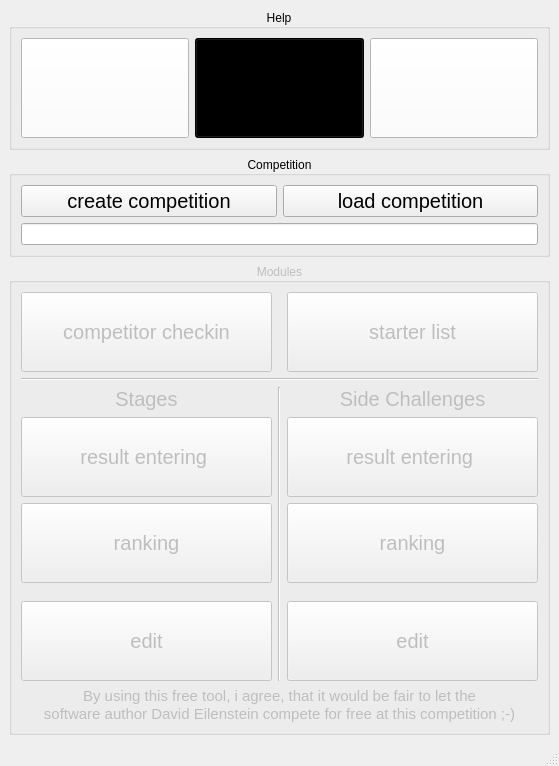
<?xml version="1.0" encoding="UTF-8"?>
<ui version="4.0">
 <class>NCM_MainWindow</class>
 <widget class="QMainWindow" name="NCM_MainWindow">
  <property name="geometry">
   <rect>
    <x>0</x>
    <y>0</y>
    <width>559</width>
    <height>749</height>
   </rect>
  </property>
  <property name="sizePolicy">
   <sizepolicy hsizetype="Preferred" vsizetype="Fixed">
    <horstretch>0</horstretch>
    <verstretch>0</verstretch>
   </sizepolicy>
  </property>
  <property name="windowTitle">
   <string>NCM_MainWindow</string>
  </property>
  <widget class="QWidget" name="centralwidget">
   <layout class="QGridLayout" name="gridLayout">
    <property name="leftMargin">
     <number>9</number>
    </property>
    <property name="topMargin">
     <number>9</number>
    </property>
    <property name="rightMargin">
     <number>9</number>
    </property>
    <property name="bottomMargin">
     <number>9</number>
    </property>
    <property name="spacing">
     <number>6</number>
    </property>
    <item row="3" column="0">
     <widget class="QGroupBox" name="groupBox_Modules">
      <property name="enabled">
       <bool>false</bool>
      </property>
      <property name="sizePolicy">
       <sizepolicy hsizetype="Preferred" vsizetype="Preferred">
        <horstretch>0</horstretch>
        <verstretch>3</verstretch>
       </sizepolicy>
      </property>
      <property name="title">
       <string>Modules</string>
      </property>
      <property name="alignment">
       <set>Qt::AlignCenter</set>
      </property>
      <layout class="QGridLayout" name="gridLayout_3">
       <item row="1" column="0">
        <widget class="QPushButton" name="pushButton_Checkin">
         <property name="sizePolicy">
          <sizepolicy hsizetype="Minimum" vsizetype="Preferred">
           <horstretch>0</horstretch>
           <verstretch>0</verstretch>
          </sizepolicy>
         </property>
         <property name="minimumSize">
          <size>
           <width>120</width>
           <height>80</height>
          </size>
         </property>
         <property name="maximumSize">
          <size>
           <width>16777215</width>
           <height>80</height>
          </size>
         </property>
         <property name="styleSheet">
          <string notr="true">font-size: 20px;</string>
         </property>
         <property name="text">
          <string>competitor checkin</string>
         </property>
        </widget>
       </item>
       <item row="8" column="0">
        <widget class="QPushButton" name="pushButton_EditStages">
         <property name="sizePolicy">
          <sizepolicy hsizetype="Minimum" vsizetype="Preferred">
           <horstretch>0</horstretch>
           <verstretch>0</verstretch>
          </sizepolicy>
         </property>
         <property name="minimumSize">
          <size>
           <width>120</width>
           <height>80</height>
          </size>
         </property>
         <property name="maximumSize">
          <size>
           <width>16777215</width>
           <height>80</height>
          </size>
         </property>
         <property name="styleSheet">
          <string notr="true">font-size: 20px;</string>
         </property>
         <property name="text">
          <string>edit</string>
         </property>
        </widget>
       </item>
       <item row="9" column="0" colspan="3">
        <layout class="QGridLayout" name="gridLayout_5">
         <property name="spacing">
          <number>0</number>
         </property>
         <item row="0" column="0">
          <widget class="QLabel" name="label">
           <property name="styleSheet">
            <string notr="true">font-size: 15px;</string>
           </property>
           <property name="text">
            <string>By using this free tool, i agree, that it would be fair to let the</string>
           </property>
           <property name="alignment">
            <set>Qt::AlignCenter</set>
           </property>
          </widget>
         </item>
         <item row="2" column="0">
          <widget class="QLabel" name="label_3">
           <property name="styleSheet">
            <string notr="true">font-size: 15px;</string>
           </property>
           <property name="text">
            <string>software author David Eilenstein compete for free at this competition ;-)</string>
           </property>
           <property name="alignment">
            <set>Qt::AlignCenter</set>
           </property>
          </widget>
         </item>
        </layout>
       </item>
       <item row="2" column="0" colspan="3">
        <widget class="Line" name="line">
         <property name="orientation">
          <enum>Qt::Horizontal</enum>
         </property>
        </widget>
       </item>
       <item row="5" column="2">
        <widget class="QPushButton" name="pushButton_SIDE_Ranking">
         <property name="minimumSize">
          <size>
           <width>0</width>
           <height>80</height>
          </size>
         </property>
         <property name="maximumSize">
          <size>
           <width>16777215</width>
           <height>80</height>
          </size>
         </property>
         <property name="styleSheet">
          <string notr="true">font-size: 20px;</string>
         </property>
         <property name="text">
          <string>ranking</string>
         </property>
        </widget>
       </item>
       <item row="3" column="2">
        <widget class="QLabel" name="label_4">
         <property name="styleSheet">
          <string notr="true">font-size: 20px;</string>
         </property>
         <property name="text">
          <string>Side Challenges</string>
         </property>
         <property name="alignment">
          <set>Qt::AlignCenter</set>
         </property>
        </widget>
       </item>
       <item row="3" column="1" rowspan="6">
        <widget class="Line" name="line_2">
         <property name="orientation">
          <enum>Qt::Vertical</enum>
         </property>
        </widget>
       </item>
       <item row="1" column="2">
        <widget class="QPushButton" name="pushButton_StarterList">
         <property name="sizePolicy">
          <sizepolicy hsizetype="Minimum" vsizetype="Preferred">
           <horstretch>0</horstretch>
           <verstretch>0</verstretch>
          </sizepolicy>
         </property>
         <property name="minimumSize">
          <size>
           <width>120</width>
           <height>80</height>
          </size>
         </property>
         <property name="maximumSize">
          <size>
           <width>16777215</width>
           <height>80</height>
          </size>
         </property>
         <property name="styleSheet">
          <string notr="true">font-size: 20px;</string>
         </property>
         <property name="text">
          <string>starter list</string>
         </property>
        </widget>
       </item>
       <item row="3" column="0">
        <widget class="QLabel" name="label_2">
         <property name="styleSheet">
          <string notr="true">font-size: 20px;</string>
         </property>
         <property name="text">
          <string>Stages</string>
         </property>
         <property name="alignment">
          <set>Qt::AlignCenter</set>
         </property>
        </widget>
       </item>
       <item row="8" column="2">
        <widget class="QPushButton" name="pushButton_SIDE_edit">
         <property name="minimumSize">
          <size>
           <width>0</width>
           <height>80</height>
          </size>
         </property>
         <property name="maximumSize">
          <size>
           <width>16777215</width>
           <height>80</height>
          </size>
         </property>
         <property name="styleSheet">
          <string notr="true">font-size: 20px;</string>
         </property>
         <property name="text">
          <string>edit</string>
         </property>
        </widget>
       </item>
       <item row="5" column="0">
        <widget class="QPushButton" name="pushButton_Ranking">
         <property name="sizePolicy">
          <sizepolicy hsizetype="Minimum" vsizetype="Preferred">
           <horstretch>0</horstretch>
           <verstretch>0</verstretch>
          </sizepolicy>
         </property>
         <property name="minimumSize">
          <size>
           <width>120</width>
           <height>80</height>
          </size>
         </property>
         <property name="maximumSize">
          <size>
           <width>16777215</width>
           <height>80</height>
          </size>
         </property>
         <property name="styleSheet">
          <string notr="true">font-size: 20px;</string>
         </property>
         <property name="text">
          <string>ranking</string>
         </property>
        </widget>
       </item>
       <item row="4" column="0">
        <widget class="QPushButton" name="pushButton_ResultsEntering">
         <property name="sizePolicy">
          <sizepolicy hsizetype="Minimum" vsizetype="Preferred">
           <horstretch>0</horstretch>
           <verstretch>0</verstretch>
          </sizepolicy>
         </property>
         <property name="minimumSize">
          <size>
           <width>120</width>
           <height>80</height>
          </size>
         </property>
         <property name="maximumSize">
          <size>
           <width>16777215</width>
           <height>80</height>
          </size>
         </property>
         <property name="styleSheet">
          <string notr="true">font-size: 20px;</string>
         </property>
         <property name="text">
          <string>result entering </string>
         </property>
        </widget>
       </item>
       <item row="4" column="2">
        <widget class="QPushButton" name="pushButton_SIDE_ResultsEntering">
         <property name="minimumSize">
          <size>
           <width>0</width>
           <height>80</height>
          </size>
         </property>
         <property name="maximumSize">
          <size>
           <width>16777215</width>
           <height>80</height>
          </size>
         </property>
         <property name="styleSheet">
          <string notr="true">font-size: 20px;</string>
         </property>
         <property name="text">
          <string>result entering </string>
         </property>
        </widget>
       </item>
      </layout>
     </widget>
    </item>
    <item row="1" column="0">
     <widget class="QGroupBox" name="groupBox_Competition">
      <property name="sizePolicy">
       <sizepolicy hsizetype="Preferred" vsizetype="Maximum">
        <horstretch>0</horstretch>
        <verstretch>0</verstretch>
       </sizepolicy>
      </property>
      <property name="title">
       <string>Competition</string>
      </property>
      <property name="alignment">
       <set>Qt::AlignCenter</set>
      </property>
      <layout class="QGridLayout" name="gridLayout_2">
       <item row="0" column="1">
        <widget class="QPushButton" name="pushButton_CompetitionLoad">
         <property name="styleSheet">
          <string notr="true">font-size: 20px;</string>
         </property>
         <property name="text">
          <string>load competition</string>
         </property>
        </widget>
       </item>
       <item row="0" column="0">
        <widget class="QPushButton" name="pushButton_CompetitionCreate">
         <property name="styleSheet">
          <string notr="true">font-size: 20px;</string>
         </property>
         <property name="text">
          <string>create competition</string>
         </property>
        </widget>
       </item>
       <item row="1" column="0" colspan="2">
        <widget class="QLineEdit" name="lineEdit_CompetitionPath">
         <property name="readOnly">
          <bool>true</bool>
         </property>
        </widget>
       </item>
      </layout>
     </widget>
    </item>
    <item row="0" column="0">
     <widget class="QGroupBox" name="groupBox">
      <property name="sizePolicy">
       <sizepolicy hsizetype="Preferred" vsizetype="Preferred">
        <horstretch>0</horstretch>
        <verstretch>1</verstretch>
       </sizepolicy>
      </property>
      <property name="title">
       <string>Help</string>
      </property>
      <property name="alignment">
       <set>Qt::AlignCenter</set>
      </property>
      <layout class="QGridLayout" name="gridLayout_4">
       <item row="0" column="2">
        <widget class="QPushButton" name="pushButton_Updates">
         <property name="sizePolicy">
          <sizepolicy hsizetype="Minimum" vsizetype="Preferred">
           <horstretch>0</horstretch>
           <verstretch>0</verstretch>
          </sizepolicy>
         </property>
         <property name="minimumSize">
          <size>
           <width>100</width>
           <height>100</height>
          </size>
         </property>
         <property name="maximumSize">
          <size>
           <width>16777215</width>
           <height>100</height>
          </size>
         </property>
         <property name="styleSheet">
          <string notr="true">background-color: rgb(255,255,255);</string>
         </property>
         <property name="text">
          <string/>
         </property>
        </widget>
       </item>
       <item row="0" column="0">
        <widget class="QPushButton" name="pushButton_Tutorial">
         <property name="sizePolicy">
          <sizepolicy hsizetype="Minimum" vsizetype="Preferred">
           <horstretch>0</horstretch>
           <verstretch>0</verstretch>
          </sizepolicy>
         </property>
         <property name="minimumSize">
          <size>
           <width>100</width>
           <height>100</height>
          </size>
         </property>
         <property name="maximumSize">
          <size>
           <width>16777215</width>
           <height>100</height>
          </size>
         </property>
         <property name="styleSheet">
          <string notr="true">background-color: rgb(255,255,255);</string>
         </property>
         <property name="text">
          <string/>
         </property>
        </widget>
       </item>
       <item row="0" column="1">
        <widget class="QPushButton" name="pushButton_DavidEilenstein">
         <property name="sizePolicy">
          <sizepolicy hsizetype="Minimum" vsizetype="Preferred">
           <horstretch>0</horstretch>
           <verstretch>0</verstretch>
          </sizepolicy>
         </property>
         <property name="minimumSize">
          <size>
           <width>100</width>
           <height>100</height>
          </size>
         </property>
         <property name="maximumSize">
          <size>
           <width>16777215</width>
           <height>100</height>
          </size>
         </property>
         <property name="styleSheet">
          <string notr="true">background-color: rgb(0,0,0);</string>
         </property>
         <property name="text">
          <string/>
         </property>
        </widget>
       </item>
      </layout>
     </widget>
    </item>
   </layout>
  </widget>
  <widget class="QMenuBar" name="menubar">
   <property name="geometry">
    <rect>
     <x>0</x>
     <y>0</y>
     <width>559</width>
     <height>21</height>
    </rect>
   </property>
  </widget>
  <widget class="QStatusBar" name="statusbar"/>
 </widget>
 <resources/>
 <connections/>
</ui>
